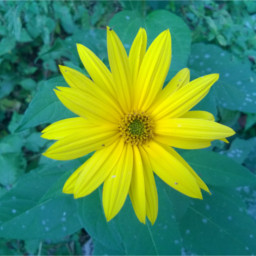
%> input picture img/kytka256.jpg, 256 x 256 px
$ octave Picture_work2.m   (GNU Octave 9; MATLAB toolbox functions it lacks are replaced by stand-ins)
%> lines starting %> are read from the running program, lines starting %| are printed output that depends on the picture; in (x1, y1, x2, y2) boxes, pixels count from 0 and x2, y2 are one past the last pixel; in counts of white or black regions, pixels touching at a corner belong together; the program's own positions count from 1
clear
img = imread("img\kytka256.jpg");
%> img is the input picture: size 256x256x3 uint8; mean R, G, B 83.4, 144.8, 79.2
imshow(img);


%% Změna jasu obrazu

jas_obraz = (img*1.5);
imshow(jas_obraz);

%% Zobrazení histogramu

imhist(img);
%> figure, not shown here; highest point at x = 0, y = 4004

%% Výmaz části

vym_cast_img = img;
vym_cast_img(50:100, 50:100,:) = 0;
%> vym_cast_img: size 256x256x3 uint8; 3.97% of pixels changed, all inside (x1, y1, x2, y2) = (49, 49, 100, 100)
imshow(vym_cast_img);

%% Barevný pruh


gray_img = rgb2gray(img);
gray_img(50:100, 1:end, :) = 0;
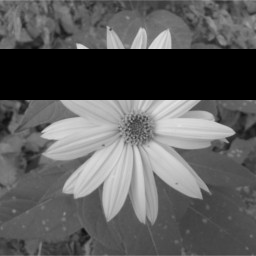
%> gray_img: size 256x256 uint8; min 0, max 226, mean 92

bar_pruh = cat(3, gray_img, gray_img,gray_img);
bar_pruh(50:100, 1:end, :) = img(50:100, 1:end, :);
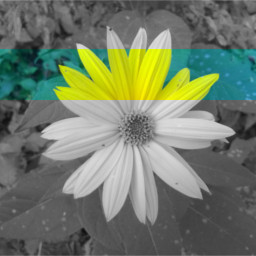
%> bar_pruh: size 256x256x3 uint8; mean R, G, B 114.1, 124.1, 105.6
imshow(bar_pruh);

%% Opakující se vzor

binary_pattern = imbinarize(rgb2gray(img));
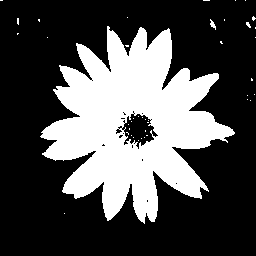
%> binary_pattern: size 256x256 logical; 31% white; 41 white regions (39 under 20 px), largest, box (x1, y1, x2, y2) and area: (40, 26, 235, 224) 20184, (210, 19, 216, 30) 31

% Specifikace počtu opakování v obou směrech
num_rows = 10;
num_cols = 10;

repeated_binary_pattern = repmat(binary_pattern, num_rows, num_cols);
%> repeated_binary_pattern: size 2560x2560 logical; 31% white; 4100 white regions (3900 under 20 px), largest, box (x1, y1, x2, y2) and area: (40, 26, 235, 224) 20184, (296, 26, 491, 224) 20184, (552, 26, 747, 224) 20184

% Zobrazení výsledného opakujícího se vzoru
imshow(repeated_binary_pattern, 'InitialMagnification', 'fit');

%% Histogram šedotónu

gray_img = rgb2gray(img);
imhist(gray_img);
%> figure, not shown here; highest point at x = 93, y = 1148

%% Histogram jednotlivých kanálů

red = img(:,:,1);
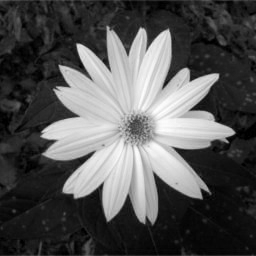
%> red: size 256x256 uint8; min 0, max 255, mean 83.4
red_hist = imhist(red);
%> red_hist = 256 values, max 1136 at index 25, min 6 at index 256, mean 256
plot(red_hist,'r');
hold on
green = img(:,:,2);
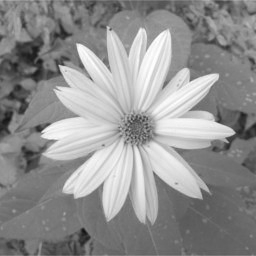
%> green: size 256x256 uint8; min 18, max 255, mean 144.8
green_hist = imhist(green);
%> green_hist = 256 values, max 1116 at index 122, min 0 at index 1, mean 256
plot(green_hist,'g');
hold on
blue = img(:,:,3);
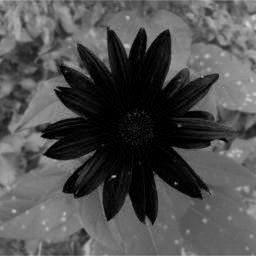
%> blue: size 256x256 uint8; min 0, max 217, mean 79.2
blue_hist = imhist(blue);
%> blue_hist = 256 values, max 3794 at index 1, min 0 at index 205, mean 256
plot(blue_hist,'b');
hold on
rgb_hist = imhist(img);
%> rgb_hist = 256 values, max 4004 at index 1, min 26 at index 256, mean 768
plot(rgb_hist,'k');
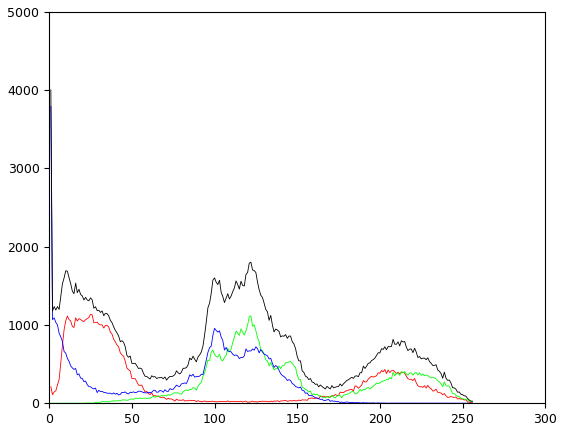
%> figure redrawn from the program's plot data; curve peaks at x = 25, y = 1136; curve peaks at x = 122, y = 1116; curve peaks at x = 1, y = 3794; curve peaks at x = 1, y = 4004


%% Funkce imhist(A) v MATLABu slouží k zobrazení histogramu obrazu A. Histogram obrazu ukazuje distribuci intenzit pixelů v obraze. Histogram lze použít k analýze kontrastu, jasu a dalších vlastností obrázku.

%% Ekvalizace historgramu

%> (the run ends here)

$ run again, with img/flover_color.jfif saved as img/kytka256.jpg
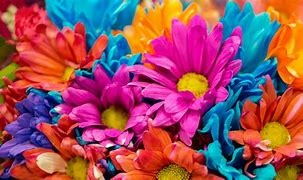
%> input picture img/flover_color.jfif, 303 x 180 px
%> img is the input picture: size 180x303x3 uint8; mean R, G, B 154.8, 79.7, 95.7
%> vym_cast_img: size 180x303x3 uint8; 4.77% of pixels changed, all inside (x1, y1, x2, y2) = (49, 49, 100, 100)
%> `binary_pattern = imbinarize(rgb2gray(img));`:
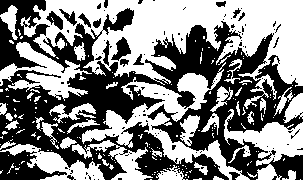
%> binary_pattern: size 180x303 logical; 51.8% white; 130 black regions (114 under 20 px), largest, box (x1, y1, x2, y2) and area: (0, 0, 303, 180) 23792, (0, 150, 67, 180) 1064, (111, 37, 131, 61) 237
%> repeated_binary_pattern: size 1800x3030 logical; 51.8% white; 12442 black regions (11130 under 20 px), largest, box (x1, y1, x2, y2) and area: (0, 0, 3030, 1800) 2487956, (0, 1770, 67, 1800) 1064, (111, 37, 131, 61) 237
%> red_hist = 256 values, max 2402 at index 256, min 63 at index 90, mean 213
%> green_hist = 256 values, max 2860 at index 1, min 0 at index 237, mean 213
%> blue_hist = 256 values, max 2403 at index 1, min 0 at index 252, mean 213
%> rgb_hist = 256 values, max 7581 at index 1, min 379 at index 255, mean 639.1
%> `plot(rgb_hist,'k');`:
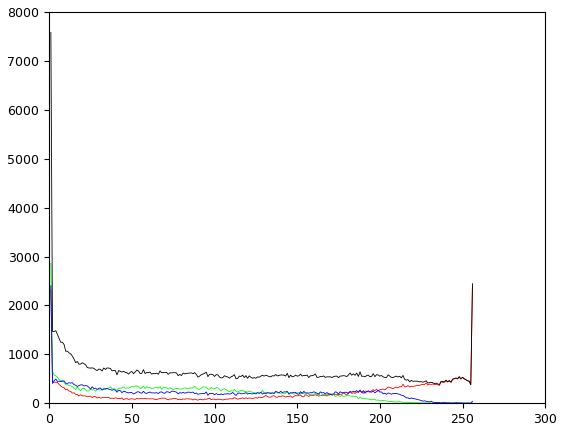
%> figure redrawn from the program's plot data; curve peaks at x = 256, y = 2402; curve peaks at x = 1, y = 2860; curve peaks at x = 1, y = 2403; curve peaks at x = 1, y = 7581
